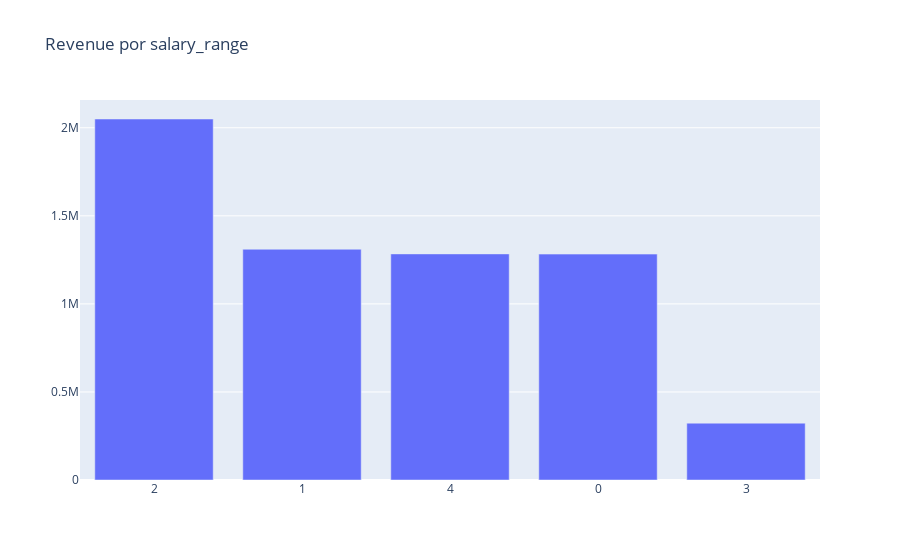

Notebook code for this chart:
### Code cell
plot_data = [
    go.Bar(
        x=df_2_salary_range_unidades_vendidas['salary_range'],
        y=df_2_salary_range_unidades_vendidas['unidades_vendidas_total'],
    )
]

plot_layout = go.Layout(
        xaxis={"type": "category"},
        title='Revenue por salary_range'
    )

plt.figure(figsize=(16,16))
fig = go.Figure(data=plot_data, layout=plot_layout)
fig.write_html('fig8salaryrange.html')
pyoff.iplot(fig)

### Figure 1 — Plotly figure (JSON) as saved in the notebook; plotly's stock layout.template omitted (floating-point values rounded to 4 significant figures)
{"data": [{"type": "bar", "x": [2, 1, 4, 0, 3], "y": [2049778, 1310294, 1283819, 1282696, 322717]}], "layout": {"title": {"text": "Revenue por salary_range"}, "xaxis": {"type": "category"}}}
